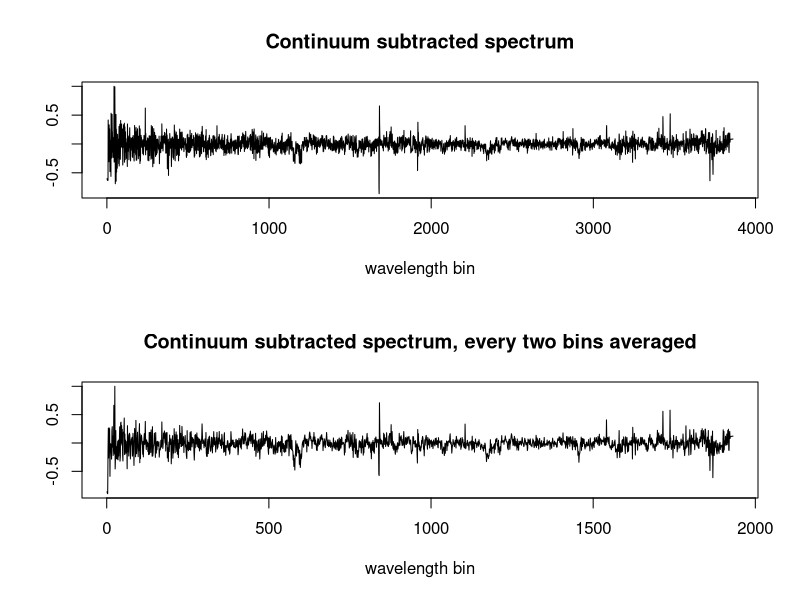

Source code (R):
##function downsizes spectrum length by 0.5
#to this end every two wavelength bins are averaged
downsize_spectrum <- function(a_spectrum) {
    odd_elements <- a_spectrum[c(TRUE, FALSE)]
    even_elements <- a_spectrum[c(FALSE, TRUE)]
    n<-max(length(odd_elements), length(even_elements))
    length(odd_elements)<-n
    length(even_elements)<-n
    return(rowMeans(cbind(odd_elements, even_elements), na.rm=TRUE))
}

##function normalizes a spectrum, i.e.
#it divides every wavelength bin value by
#the maximum absolute value in a spectrum
normalize_spectrum <- function(a_spectrum) {
    return(a_spectrum/max(abs(a_spectrum)))
}



##Example implementation

spectrum_data<-read.csv('./example_spectrum.csv',header=T)
continuum_subtracted_spectrum<-spectrum_data$continuum_subtracted_spectrum
continuum_subtracted_spectrum_divided_by_two<-downsize_spectrum(continuum_subtracted_spectrum)


#plot result to example_spectrum.pdf
pdf("example_spectrum.pdf", height=12, width=6)
par(mfrow=c(2, 1), xpd=NA)

plot(data.frame(c(1:length(continuum_subtracted_spectrum)),normalize_spectrum(continuum_subtracted_spectrum)),type="n", xlab="wavelength bin", ylab="", main="Continuum subtracted spectrum")
lines(data.frame(c(1:length(continuum_subtracted_spectrum)),normalize_spectrum(continuum_subtracted_spectrum)))

plot(data.frame(c(1:length(continuum_subtracted_spectrum_divided_by_two)),normalize_spectrum(continuum_subtracted_spectrum_divided_by_two)),type="n", xlab="wavelength bin", ylab="", main="Continuum subtracted spectrum, every two bins averaged")
lines(data.frame(c(1:length(continuum_subtracted_spectrum_divided_by_two)),normalize_spectrum(continuum_subtracted_spectrum_divided_by_two)))

dev.off()
